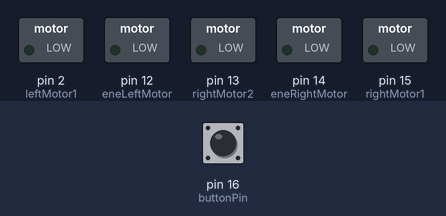
The sketch below on a simulated Arduino Uno, built with avr-gcc and run on an emulated ATmega328P. Shown: switched loads named in the sketch (green lamp = pin HIGH). The test bench sets the inputs (shaded band); at power-on: pin 16 (buttonPin) HIGH. Pins used as bus, display or sensor lines are not drawn.

Above: at 0.8 s.
0.9 s: pin 16 (buttonPin) pulled LOW for 0.15 s
At 1.5 s:
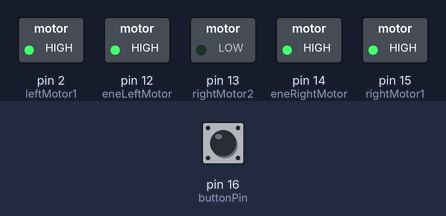
At 6.6 s:
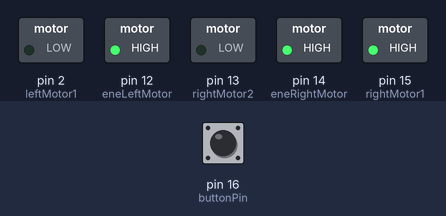
Timing chart, 0 to 19.2 s (numbered marks = the images above; inputs shaded):
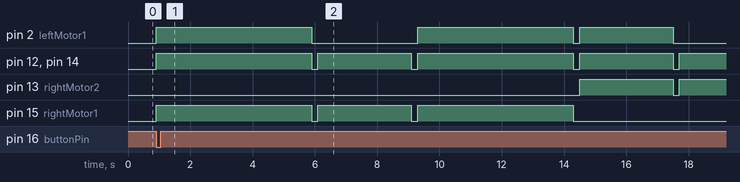

The sketch:

Test_Code_For_Motors.ino
```cpp
// Set Motor Control Pins
int rightMotor2 = 13;    // D7 - right Motor -
int rightMotor1 = 15;    // D8 - right Motor +
int leftMotor2 = 0;    // D3 - left Motor -
int leftMotor1 = 2;    // D4 - left Motor +
int eneLeftMotor = 12;  // D6 - enable Mortor Left
int eneRightMotor = 14; // D5 - enable Mortor Right
int buttonPin = 16; // D0
void setup()
{
  Serial.begin(115200);
  pinMode(buttonPin, INPUT_PULLUP);
  pinMode(eneLeftMotor, OUTPUT);
  pinMode(eneRightMotor, OUTPUT);
  pinMode(leftMotor1, OUTPUT);
  pinMode(leftMotor2, OUTPUT);
  pinMode(rightMotor1, OUTPUT);
  pinMode(rightMotor2, OUTPUT);
  digitalWrite(eneLeftMotor,LOW);
  digitalWrite(eneRightMotor,LOW);
  digitalWrite(leftMotor1,LOW);
  digitalWrite(leftMotor2,LOW);
  digitalWrite(rightMotor1,LOW);
  digitalWrite(rightMotor2,LOW);

  while (digitalRead(buttonPin))  // Wait for button to be pressed to move on
  {
  }
}
void loop()
{
  forwardMotor();
  delay (5000);
  stopMotor();
  delay (200);
  leftMotor();
  delay (3000);
  stopMotor();
  delay (200);
  forwardMotor();
  delay (5000);
  stopMotor();
  delay (200);
  rightMotor();
  delay (3000);
  stopMotor();
  delay (200);
  reverseMotor();
  delay (5000);
  stopMotor();
  delay (200);
}
/* command motor forward */
void forwardMotor(void)
{
  digitalWrite(eneLeftMotor,HIGH);
  digitalWrite(eneRightMotor,HIGH);

  digitalWrite(leftMotor1,HIGH);
  digitalWrite(leftMotor2,LOW);
  digitalWrite(rightMotor1,HIGH);
  digitalWrite(rightMotor2,LOW);
}
/* command motor backward */
void reverseMotor(void)
{
  digitalWrite(eneLeftMotor,HIGH);
  digitalWrite(eneRightMotor,HIGH);

  digitalWrite(leftMotor1,LOW);
  digitalWrite(leftMotor2,HIGH);
  digitalWrite(rightMotor1,LOW);
  digitalWrite(rightMotor2,HIGH);
}
/* command motor turn left */
void leftMotor(void)
{
  digitalWrite(eneLeftMotor,HIGH);
  digitalWrite(eneRightMotor,HIGH);

  digitalWrite(leftMotor1,LOW);
  digitalWrite(leftMotor2,HIGH);
  digitalWrite(rightMotor1,HIGH);
  digitalWrite(rightMotor2,LOW);
}
/* command motor turn right */
void rightMotor(void)
{
  digitalWrite(eneLeftMotor,HIGH);
  digitalWrite(eneRightMotor,HIGH);

  digitalWrite(leftMotor1,HIGH);
  digitalWrite(leftMotor2,LOW);
  digitalWrite(rightMotor1,LOW);
  digitalWrite(rightMotor2,HIGH);
}
/* command motor stop */
void stopMotor(void)
{
  digitalWrite(eneLeftMotor,LOW);
  digitalWrite(eneRightMotor,LOW);
  digitalWrite(leftMotor1,LOW);
  digitalWrite(leftMotor2,LOW);
  digitalWrite(rightMotor1,LOW);
  digitalWrite(rightMotor2,LOW);
}
```

Measured:
- after the input at 0.9 s, pin 2 (leftMotor1): goes HIGH 5.0 s, LOW 3.4 s, HIGH 5.0 s, LOW 0.20 s, HIGH 3.0 s, then LOW, starting at once; pin 12 (eneLeftMotor): LOW → HIGH at once, → LOW 5.0 s later, → HIGH 0.20 s later, → LOW 3.0 s later, … (9 changes in this stretch)
